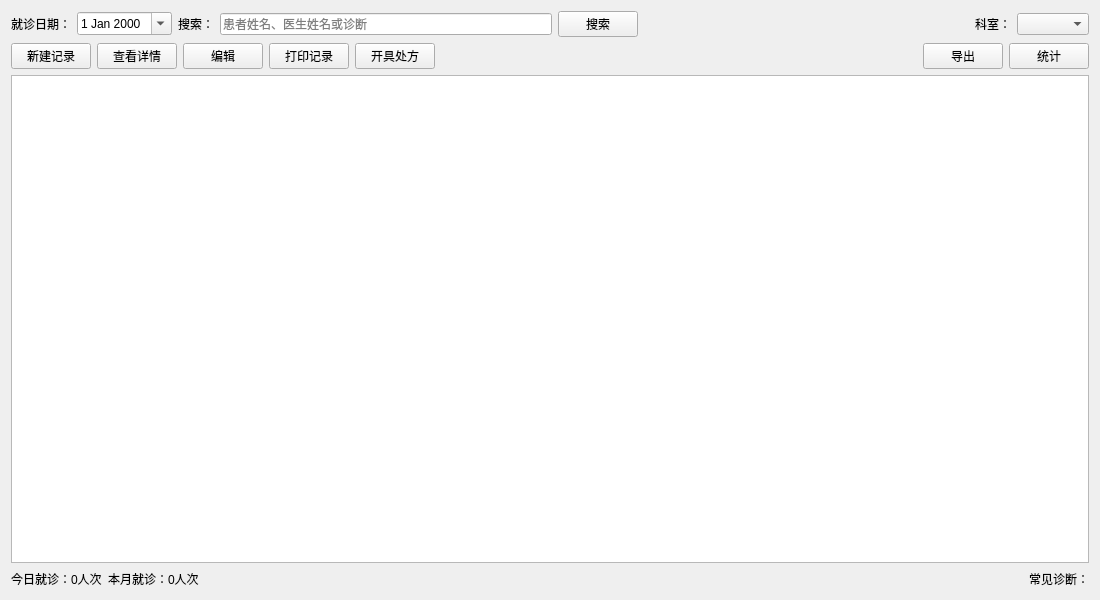
<?xml version="1.0" encoding="UTF-8"?>
<ui version="4.0">
<class>consult_recordview</class>
<widget class="QWidget" name="consult_recordview">
 <property name="geometry">
  <rect>
   <x>0</x>
   <y>0</y>
   <width>1100</width>
   <height>600</height>
  </rect>
 </property>
 <property name="windowTitle">
  <string>就诊记录</string>
 </property>
 <layout class="QVBoxLayout" name="verticalLayout">
  <item>
   <layout class="QHBoxLayout" name="filterLayout">
    <item>
     <widget class="QLabel" name="label">
      <property name="text">
       <string>就诊日期：</string>
      </property>
     </widget>
    </item>
    <item>
     <widget class="QDateEdit" name="dateFilter">
      <property name="calendarPopup">
       <bool>true</bool>
      </property>
     </widget>
    </item>
    <item>
     <widget class="QLabel" name="label_2">
      <property name="text">
       <string>搜索：</string>
      </property>
     </widget>
    </item>
    <item>
     <widget class="QLineEdit" name="txtSearch">
      <property name="placeholderText">
       <string>患者姓名、医生姓名或诊断</string>
      </property>
     </widget>
    </item>
    <item>
     <widget class="QPushButton" name="btnSearch">
      <property name="text">
       <string>搜索</string>
      </property>
     </widget>
    </item>
    <item>
     <spacer name="horizontalSpacer">
      <property name="orientation">
       <enum>Qt::Horizontal</enum>
      </property>
      <property name="sizeHint" stdset="0">
       <size>
        <width>40</width>
        <height>20</height>
       </size>
      </property>
     </spacer>
    </item>
    <item>
     <widget class="QLabel" name="label_3">
      <property name="text">
       <string>科室：</string>
      </property>
     </widget>
    </item>
    <item>
     <widget class="QComboBox" name="cmbDepartment">
     </widget>
    </item>
   </layout>
  </item>
  <item>
   <layout class="QHBoxLayout" name="buttonLayout">
    <item>
     <widget class="QPushButton" name="btnAdd">
      <property name="text">
       <string>新建记录</string>
      </property>
     </widget>
    </item>
    <item>
     <widget class="QPushButton" name="btnView">
      <property name="text">
       <string>查看详情</string>
      </property>
     </widget>
    </item>
    <item>
     <widget class="QPushButton" name="btnEdit">
      <property name="text">
       <string>编辑</string>
      </property>
     </widget>
    </item>
    <item>
     <widget class="QPushButton" name="btnPrint">
      <property name="text">
       <string>打印记录</string>
      </property>
     </widget>
    </item>
    <item>
     <widget class="QPushButton" name="btnPrescription">
      <property name="text">
       <string>开具处方</string>
      </property>
     </widget>
    </item>
    <item>
     <spacer name="horizontalSpacer_2">
      <property name="orientation">
       <enum>Qt::Horizontal</enum>
      </property>
      <property name="sizeHint" stdset="0">
       <size>
        <width>40</width>
        <height>20</height>
       </size>
      </property>
     </spacer>
    </item>
    <item>
     <widget class="QPushButton" name="btnExport">
      <property name="text">
       <string>导出</string>
      </property>
     </widget>
    </item>
    <item>
     <widget class="QPushButton" name="btnStatistics">
      <property name="text">
       <string>统计</string>
      </property>
     </widget>
    </item>
   </layout>
  </item>
  <item>
   <widget class="QTableView" name="tableView">
    <property name="alternatingRowColors">
     <bool>true</bool>
    </property>
    <property name="selectionMode">
     <enum>QAbstractItemView::SingleSelection</enum>
    </property>
    <property name="selectionBehavior">
     <enum>QAbstractItemView::SelectRows</enum>
    </property>
    <property name="sortingEnabled">
     <bool>true</bool>
    </property>
   </widget>
  </item>
  <item>
   <layout class="QHBoxLayout" name="statsLayout">
    <item>
     <widget class="QLabel" name="lblTodayCount">
      <property name="text">
       <string>今日就诊：0人次</string>
      </property>
     </widget>
    </item>
    <item>
     <widget class="QLabel" name="lblMonthCount">
      <property name="text">
       <string>本月就诊：0人次</string>
      </property>
     </widget>
    </item>
    <item>
     <spacer name="horizontalSpacer_3">
      <property name="orientation">
       <enum>Qt::Horizontal</enum>
      </property>
      <property name="sizeHint" stdset="0">
       <size>
        <width>40</width>
        <height>20</height>
       </size>
      </property>
     </spacer>
    </item>
    <item>
     <widget class="QLabel" name="lblCommonDiagnosis">
      <property name="text">
       <string>常见诊断：</string>
      </property>
     </widget>
    </item>
   </layout>
  </item>
 </layout>
</widget>
<resources/>
<connections/>
</ui>
